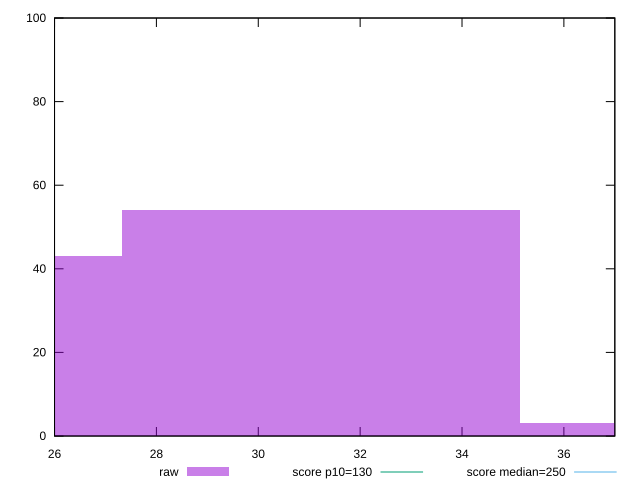

Write the gnuplot code that produced this figure.
reset

$raw <<EOF
23.42704149427825 43
31.236055325704335 54
39.04506915713042 3
EOF

set key outside below
set boxwidth 7.809013831426084
set xrange [26:37]
set yrange [0:100]
set trange [0:100]
set style fill transparent solid 0.5 noborder

set parametric
set terminal svg size 640, 490 enhanced background rgb 'white'
set output "reprap/max-potential-fid/samples/pages+cached+noexternal+nofonts/raw/histogram.svg"

plot $raw title "raw" with boxes, \
     130,t title "score p10=130", \
     250,t title "score median=250"

reset
